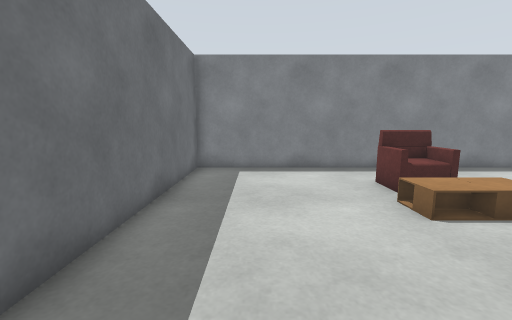
View 1 (above)

24 first-person views from a walk through a robot-simulator world made for Gazebo. The camera is 1 m above the floor, tilts 8° down and sees 90° across. The floor is counted in squares, 0.5 m on a side. Each view is taken from the middle of a square. On the plan, view 1 faces up. The plan holds only what a view shows up to about 16 squares ahead; the rest is blank. Some surface patterns are stand-ins.

View 2
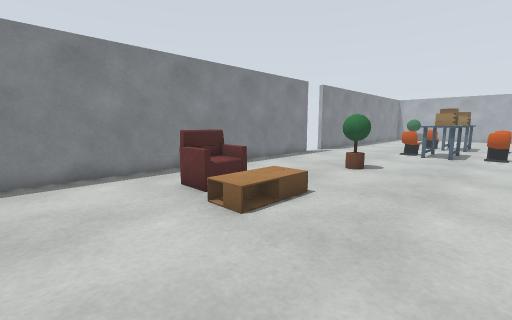

View 3
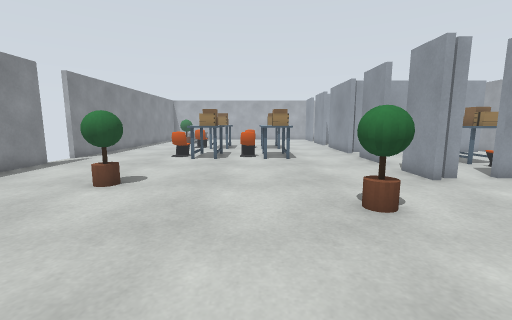

View 4
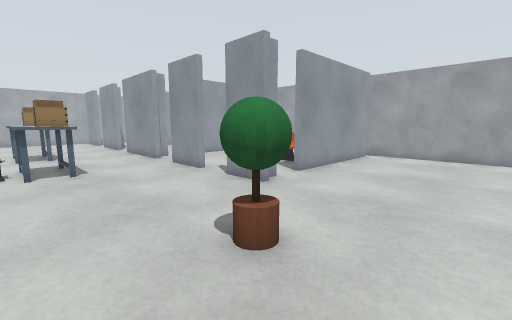

View 5
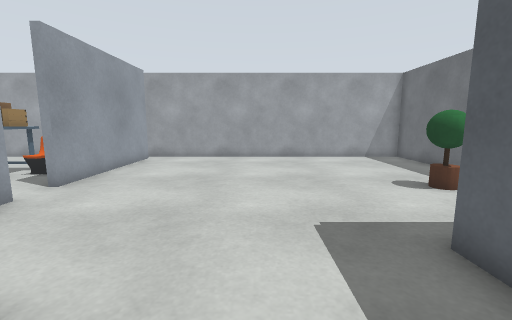

View 6
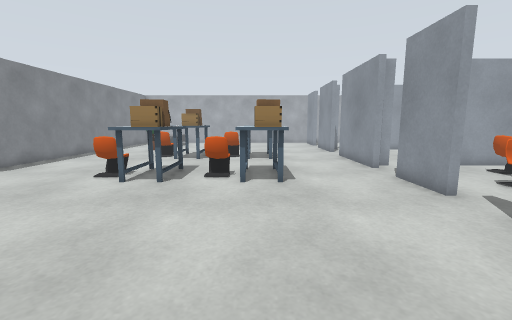

View 7
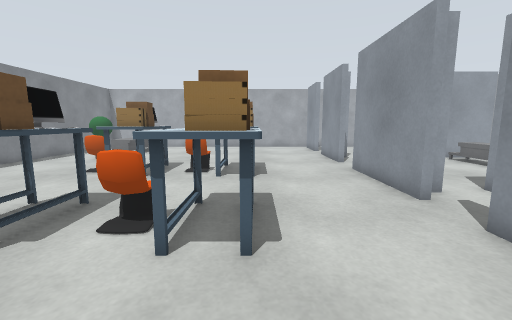

View 8
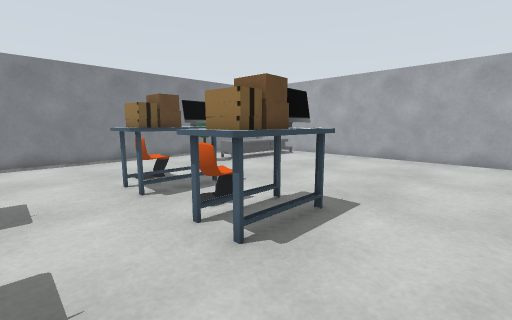

View 9
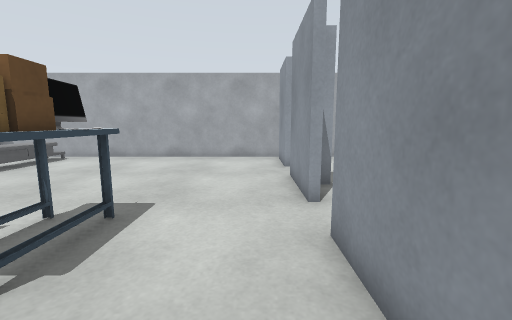

View 10
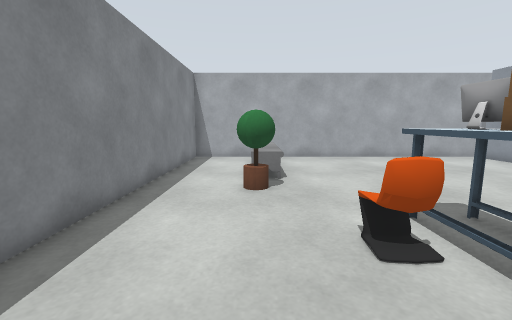

View 11
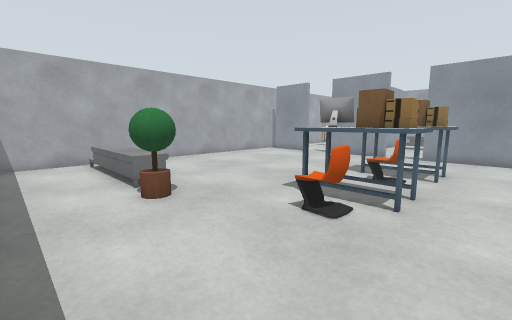

View 12
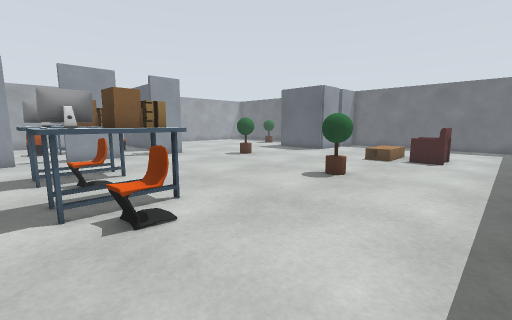

View 13
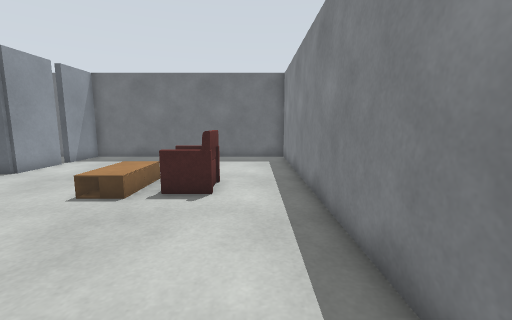

View 14
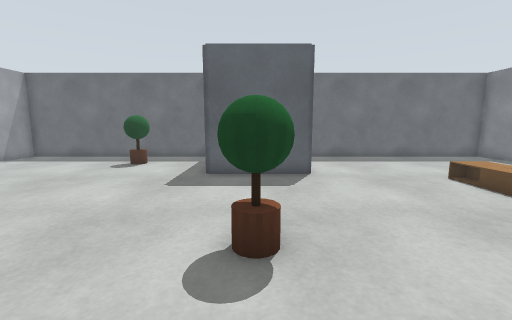

View 15
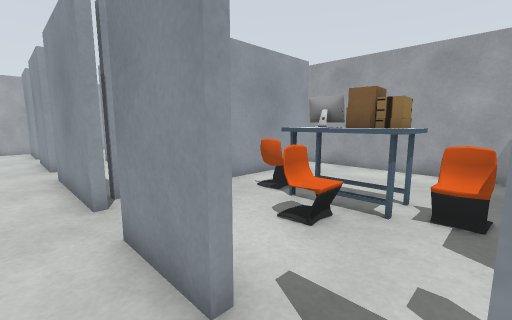

View 16
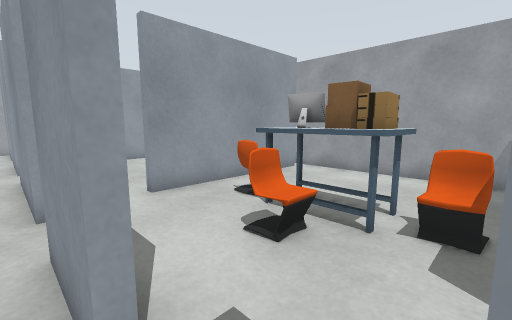

View 17
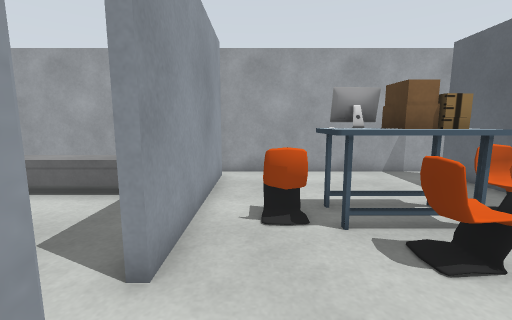

View 18
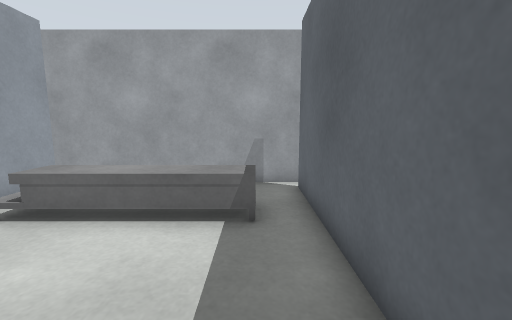

View 19
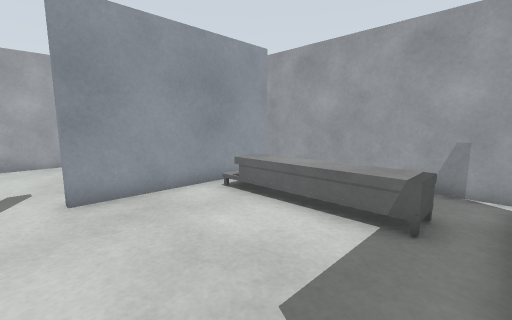

View 20
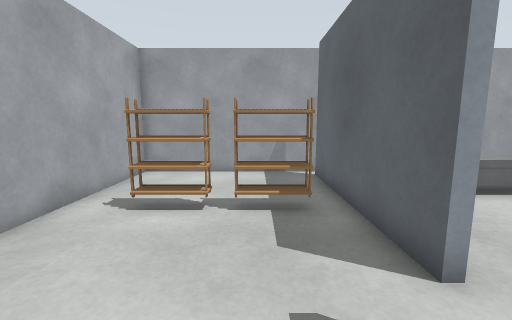

View 21
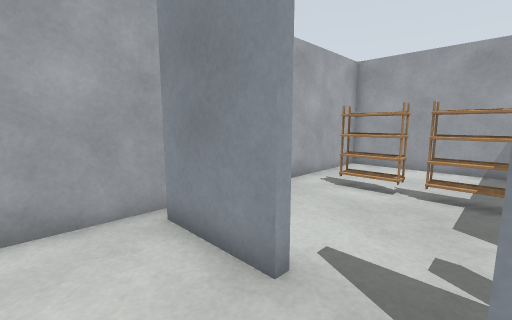

View 22
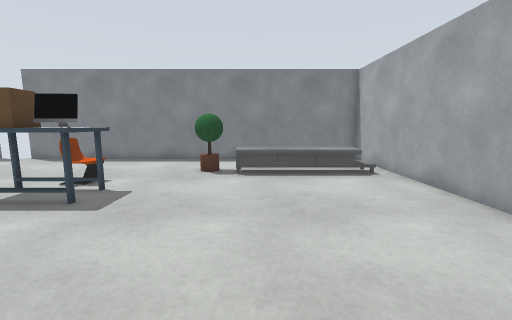

View 23
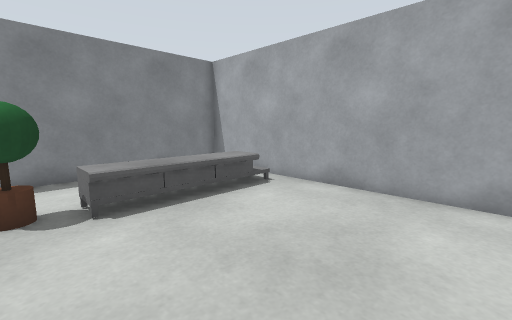

View 24
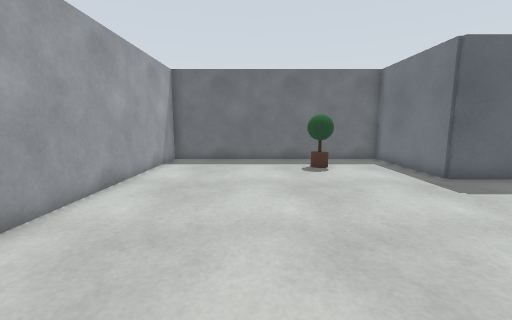

### Floor plan
Ten units are one square. View 1 is at (0, 0); x grows to the right and y downward. Boxes are objects, and circles mark ways between rooms. Rooms are numbered by the first view taken in them; rooms with no view inside come last. Other rooms are left out.
<svg viewBox="-32 -125 404 287">
<path fill="none" stroke="#000" d="M-3 -3 -3 1M160 58 160 54 186 54M134 54 140 54M224 54 255 54M126 122 126 150M274 58 274 54 285 54M160 -117 -27 -117 -27 -3 -3 -3M123 151 123 80 128 80M304 54 310 54M213 151 213 80 216 80 216 150M2 -3 28 -3 28 40 -27 40 -27 157 300 157M330 54 360 54M293 151 293 80 296 80M367 60 367 -117 180 -117M330 58 330 54M296 80 296 150M300 157 367 157 367 60"/>
<rect x="-5" y="75" width="10" height="10" fill="#bbb"><title>plant</title></rect>
<rect x="35" y="-65" width="30" height="20" fill="#bbb"><title>coffee table</title></rect>
<rect x="35" y="-85" width="30" height="10" fill="#bbb"><title>sofa</title></rect>
<rect x="85" y="15" width="10" height="10" fill="#bbb"><title>plant</title></rect>
<rect x="105" y="-65" width="20" height="10" fill="#bbb"><title>plant</title></rect>
<rect x="115" y="55" width="20" height="10" fill="#bbb"><title>grey box</title></rect>
<rect x="135" y="95" width="20" height="20" fill="#bbb"><title>chair</title></rect>
<rect x="155" y="95" width="30" height="20" fill="#bbb"><title>desk</title></rect>
<rect x="165" y="75" width="10" height="20" fill="#bbb"><title>chair</title></rect>
<rect x="175" y="-5" width="30" height="20" fill="#bbb"><title>desk</title></rect>
<rect x="175" y="-55" width="30" height="30" fill="#bbb"><title>desk</title></rect>
<rect x="185" y="95" width="20" height="20" fill="#bbb"><title>chair</title></rect>
<rect x="185" y="-25" width="10" height="20" fill="#bbb"><title>chair</title></rect>
<rect x="185" y="-65" width="10" height="20" fill="#bbb"><title>chair</title></rect>
<rect x="205" y="55" width="20" height="10" fill="#bbb"><title>grey box</title></rect>
<rect x="225" y="115" width="60" height="20" fill="#bbb"><title>TV cabinet</title></rect>
<rect x="235" y="-5" width="30" height="20" fill="#bbb"><title>desk</title></rect>
<rect x="235" y="-55" width="30" height="30" fill="#bbb"><title>desk</title></rect>
<rect x="245" y="-25" width="10" height="20" fill="#bbb"><title>chair</title></rect>
<rect x="245" y="-65" width="10" height="20" fill="#bbb"><title>chair</title></rect>
<rect x="285" y="55" width="20" height="10" fill="#bbb"><title>grey box</title></rect>
<rect x="285" y="-85" width="20" height="10" fill="#bbb"><title>plant</title></rect>
<rect x="295" y="-85" width="70" height="20" fill="#bbb"><title>TV cabinet</title></rect>
<rect x="305" y="105" width="20" height="10" fill="#bbb"><title>shoe rack</title></rect>
<rect x="325" y="105" width="30" height="10" fill="#bbb"><title>shoe rack</title></rect>
<circle cx="0" cy="0" r="3" fill="#2a7"/>
<circle cx="300" cy="150" r="3" fill="#2a7"/>
<circle cx="320" cy="70" r="3" fill="#2a7"/>
<text x="0" y="20">1</text>
<text x="160" y="10">2</text>
<text x="340" y="110">3</text>
</svg>
Room 1 opens to room 2. Room 2 opens to room 3.

Where each view was taken, in squares from view 1:
view 1: 0 up, 0 right, facing up
view 2: 1 up, 0 right, facing up-right
view 3: 1 up, 3 right, facing right
view 4: 1 up, 6 right, facing down-right
view 5: 0 up, 6 right, facing down
view 6: 0 up, 9 right, facing right
view 7: 1 down, 14 right, facing right
view 8: 4 down, 21 right, facing up-right
view 9: 4 down, 21 right, facing right
view 10: 8 up, 21 right, facing right
view 11: 11 up, 22 right, facing down-right
view 12: 11 up, 21 right, facing down-left
view 13: 10 up, 13 right, facing left
view 14: 2 down, 13 right, facing left
view 15: 4 down, 14 right, facing down-right
view 16: 5 down, 14 right, facing down-right
view 17: 5 down, 20 right, facing down
view 18: 7 down, 23 right, facing down
view 19: 7 down, 22 right, facing down-right
view 20: 5 down, 32 right, facing down
view 21: 3 down, 31 right, facing down-right
view 22: 3 down, 31 right, facing up
view 23: 1 up, 29 right, facing up-right
view 24: 11 down, 12 right, facing left
